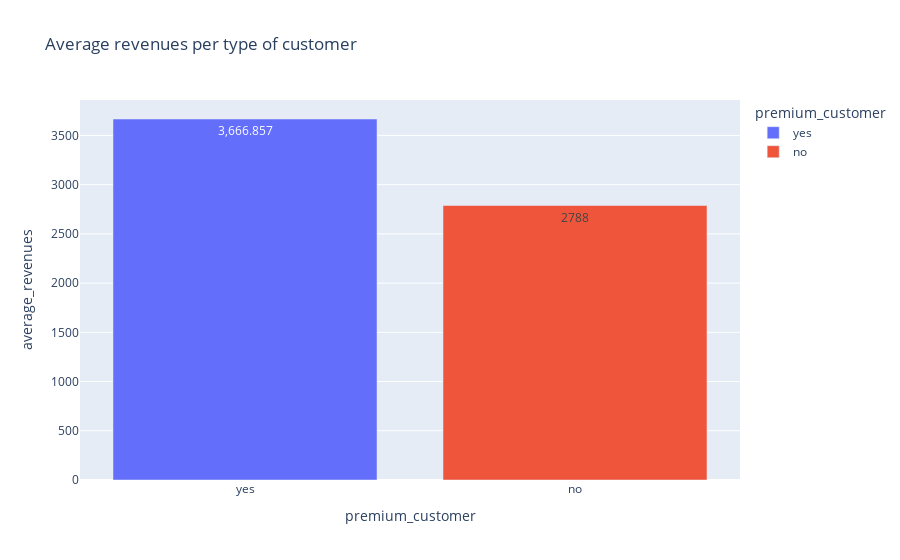

Notebook source saved alongside this figure:
### Code cell
fig4b = px.bar(premium_users, x='premium_customer', y='average_revenues', color='premium_customer', text_auto=True, title='Average revenues per type of customer')
fig4b.write_image('images/premium_average.jpeg')
fig4b.show()

### Figure 1 — Plotly figure (JSON) as saved in the notebook; plotly's stock layout.template omitted (floating-point values rounded to 4 significant figures)
{"data": [{"alignmentgroup": "True", "hovertemplate": "premium_customer=%{x}<br>average_revenues=%{y}<extra></extra>", "legendgroup": "yes", "marker": {"color": "#636efa", "pattern": {"shape": ""}}, "name": "yes", "offsetgroup": "yes", "orientation": "v", "showlegend": true, "textposition": "auto", "texttemplate": "%{y}", "type": "bar", "x": ["yes"], "xaxis": "x", "y": [3667.0], "yaxis": "y"}, {"alignmentgroup": "True", "hovertemplate": "premium_customer=%{x}<br>average_revenues=%{y}<extra></extra>", "legendgroup": "no", "marker": {"color": "#EF553B", "pattern": {"shape": ""}}, "name": "no", "offsetgroup": "no", "orientation": "v", "showlegend": true, "textposition": "auto", "texttemplate": "%{y}", "type": "bar", "x": ["no"], "xaxis": "x", "y": [2788], "yaxis": "y"}], "layout": {"barmode": "relative", "legend": {"title": {"text": "premium_customer"}, "tracegroupgap": 0}, "title": {"text": "Average revenues per type of customer"}, "xaxis": {"anchor": "y", "categoryarray": ["yes", "no"], "categoryorder": "array", "domain": [0, 1], "title": {"text": "premium_customer"}}, "yaxis": {"anchor": "x", "domain": [0, 1], "title": {"text": "average_revenues"}}}}
